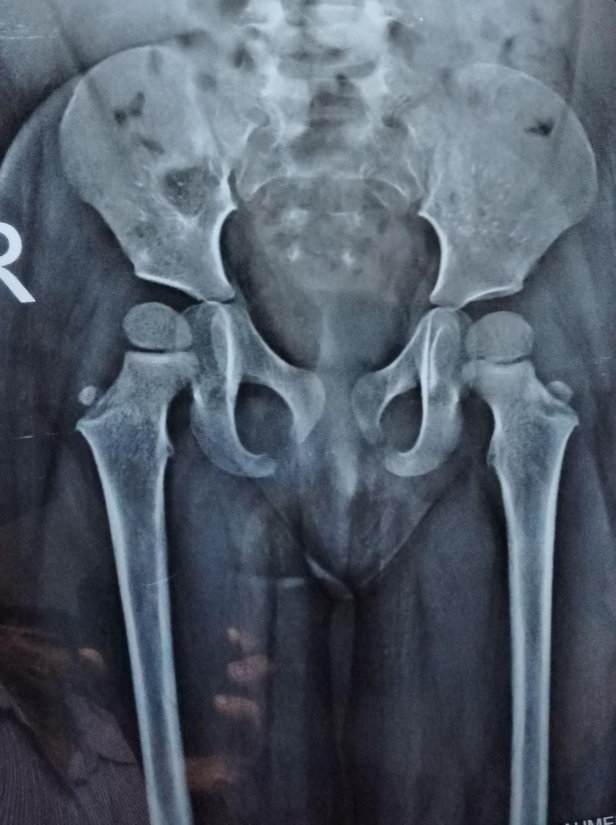
#> input picture image1(2).jpg, 1231 x 1649 px (shown at 1/2 size)
$ python code.py
#> lines starting #> are read from the running program, lines starting #| are printed output that depends on the picture; after the words box and inside, x2 and y2 are one past the last pixel; in counts of white or black regions, pixels touching at a corner belong together

import cv2
import numpy as np
import matplotlib.pyplot as plt

xcord=[]
def click_event(event, x, y, flags, params):

    # checking for left mouse clicks
    if event == cv2.EVENT_LBUTTONDOWN:

        # displaying the coordinates
        # on the Shell
        print(x, ' ', y)
        xcord.append(int(x))

cv2.namedWindow("Original Image", cv2.WINDOW_NORMAL)    # Create window with freedom of dimensions
im = cv2.imread("image1(2).jpg")                    # Read image
#> im is the input picture: shape (1649, 1231, 3); mean B, G, R 104.5, 91.7, 81.5
imS = cv2.resize(im,(1046,1080))                # Resize image
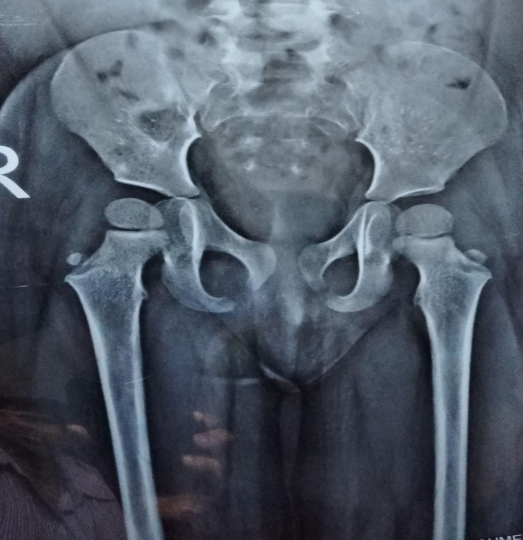
#> imS: shape (1080, 1046, 3) (shown at 1/2 size); mean B, G, R 104.4, 91.5, 81.4
cv2.imshow("Original Image", imS)                       # Show image
cv2.waitKey(0)


#Initial Thresholding to segment out the bones
gray=cv2.cvtColor(imS,cv2.COLOR_BGR2GRAY)
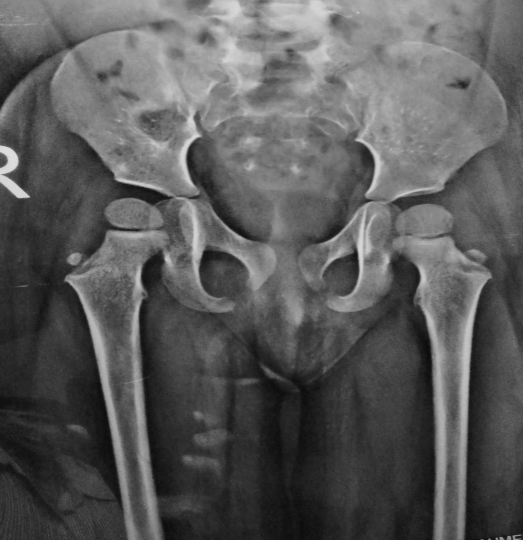
#> gray: shape (1080, 1046) (shown at 1/2 size); min 8, max 224, mean 90
blurred = cv2.GaussianBlur(gray, (9, 9), 2)
lower_th = 100 #The values are to be tuned for different images
upper_th = 150 #The values are to be tuned for different images
th_mask = cv2.inRange(blurred, lower_th, upper_th)
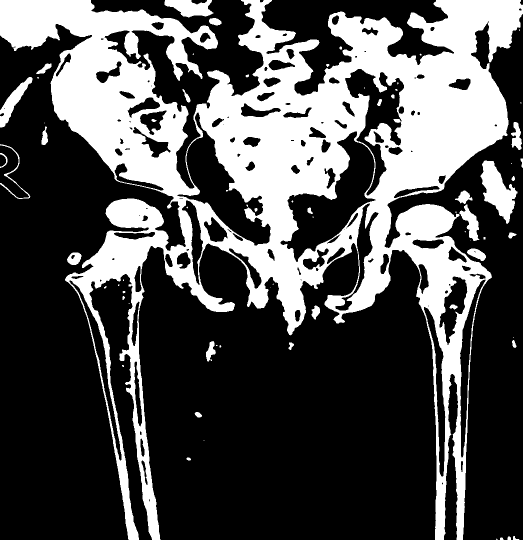
#> th_mask: shape (1080, 1046) (shown at 1/2 size); 31.5% white; 68 white regions (29 under 20 px), largest, box (x1, y1, x2, y2) and area: (0, 0, 1046, 1080) 339633, (961, 321, 1035, 448) 4644, (329, 0, 427, 35) 2226
thresh = cv2.bitwise_and(imS, imS, mask=th_mask)
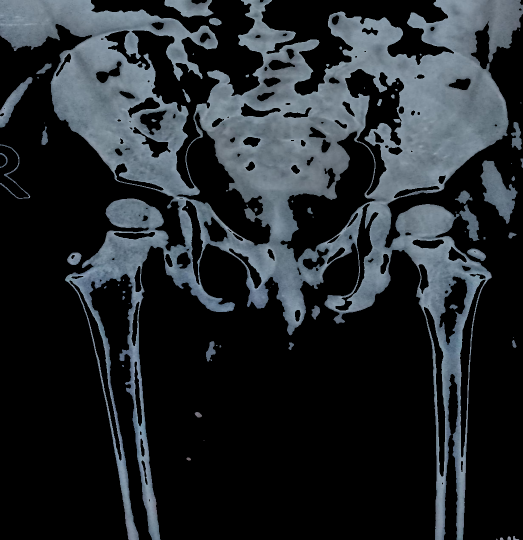
#> thresh: shape (1080, 1046, 3) (shown at 1/2 size); mean B, G, R 44.7, 40.6, 35.6

#Cropping for Calculation of A value
#> (the run stopped early here; a loop or call above may not have finished)
